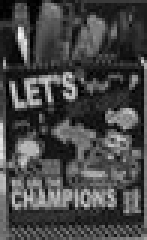
#> input picture Template_vase.jpg, 49 x 80 px, given in place of frame0150.jpg, which was not available (shown 3 times larger)
$ python lucas_Kanade.py   (older library calls are emulated)
#> lines starting #> are read from the running program, lines starting #| are printed output that depends on the picture; long printed decimals are rounded
import argparse
import numpy as np
import os, sys
from numpy import linalg as LA
from numpy import linalg as la
from matplotlib import pyplot as plt
import math
from PIL import Image
import scipy.ndimage as nd
import random

try:
    sys.path.remove('/opt/ros/kinetic/lib/python2.7/dist-packages')
except:
    pass
import cv2

def perspective_crop(image,w,h):
    dst1 = np.array([
        [0, 0],
        [0, h],
        [w,h],
        [w, 0]], dtype = "float32")
    points=np.array([
        [0,0],
        [0, image.shape[0]],
        [image.shape[1], image.shape[0]],
        [image.shape[1], 0]], dtype = "float32")

    M1,status = cv2.findHomography(points, dst1)
    warp1 = cv2.warpPerspective(image.copy(), M1, (w,h))
    print(np.shape(warp1))
    Back_to_size=cv2.medianBlur(warp1,3)

    return Back_to_size

def hessian(steepest_descent_matrix):
    steepest_descent_matrix_t=np.transpose(steepest_descent_matrix)
    hessian=np.matmul(steepest_descent_matrix_t,steepest_descent_matrix)
    return hessian

def delta_p(hessian,steepest_descent_matrix,error):
    non_sungular=1e-15
    inv_hessian=np.linalg.inv(hessian+non_sungular*np.eye(6))
    #print(inv_hessian,'inv of hessian')
    steepest_descent_matrix_t=np.transpose(steepest_descent_matrix)
    #print(np.shape(steepest_descent_matrix_t),'steepest_descent_matrix')
    error_f=np.reshape(error,(-1,1))
    A=np.matmul(steepest_descent_matrix_t,error_f)
    delta_p=np.matmul(inv_hessian,A)
    return delta_p

def gradient(image):
    gray=cv2.cvtColor(image,cv2.COLOR_BGR2GRAY)
    sobelx = cv2.Sobel(gray,cv2.CV_8U,1,0,ksize=5)
    gradient_x=np.reshape(sobelx,(-1,1))
    sobely = cv2.Sobel(gray,cv2.CV_8U,0,1,ksize=5)
    gradient_y=np.reshape(sobely,(-1,1))
    gradient=[[gradient_x,gradient_y]]
    gradient=np.reshape(gradient,(-1,2))
    return gradient,sobelx,sobely

def affine_pts(m,pts):
    points=[]
    new_mat_1=np.mat([pts[0,0],pts[0,1],1]).T
    new_mat_2=np.mat([pts[1,0],pts[1,1],1]).T
    points=np.append([points],np.dot(m,new_mat_1))
    points=np.append([points],np.dot(m,new_mat_2))
    points=np.reshape(points,(2,2))
    return points.astype(int)

def convert_lab(image):
   clahe = cv2.createCLAHE(clipLimit=1., tileGridSize=(1,1))
   lab = cv2.cvtColor(image, cv2.COLOR_BGR2LAB)  # convert from BGR to LAB color space
   l, a, b = cv2.split(lab)  # split on 3 different channels
   l2 = clahe.apply(l)  # apply CLAHE to the L-channel
   lab = cv2.merge((l2,a,b))  # merge channels
   img2 = cv2.cvtColor(lab, cv2.COLOR_LAB2BGR)  # convert from LAB to BGR
   return img2

def affineLKtracker(full_template,image,m,threshold,points,p):
    height,width,layers=image.shape
    diff_p=1
    old_points=points.copy()
    old_diff_p=2
    while (np.abs(diff_p-old_diff_p)>0.001):
        old_diff_p=diff_p
        print(np.abs(diff_p-old_diff_p),'difference')
        points=affine_pts(m,old_points)
        crp=image.copy()
        #cv2.imshow('image_crop1',crp)
        gray_crp=cv2.cvtColor(crp,cv2.COLOR_BGR2GRAY)
        aff_crp=nd.affine_transform(gray_crp,m)

        #step 1
        image_crop=aff_crp[points[0,1]:points[1,1],points[0,0]:points[1,0]]
        full_crop=perspective_crop(image_crop,width,height)
        #print(diff_p,'gradient')
        cv2.imshow('image_crop',full_crop)
        cv2.waitKey(10)

        #Step 3 error
        error=(full_template-full_crop)

        #Step 4 gradient
        grad_mat,img_x,img_y=gradient(image)
        aff_x=nd.affine_transform(img_x,m)
        aff_y=nd.affine_transform(img_x,m)
        gradient_roi_x=aff_x[points[0,1]:points[1,1],points[0,0]:points[1,0]]
        gradient_roi_y=aff_y[points[0,1]:points[1,1],points[0,0]:points[1,0]]
        delta_x=perspective_crop(gradient_roi_x,width,height)
        delta_y=perspective_crop(gradient_roi_y,width,height)
        gradient_x_f=np.reshape(delta_x,(-1,1))
        gradient_y_f=np.reshape(delta_y,(-1,1))
        gradient_f=[[gradient_x_f,gradient_y_f]]
        gradient_f=np.reshape(gradient_f,(-1,2))

        #Step 5 jacobian
        Jx = np.tile(np.linspace(0, width-1, width), (height, 1)).flatten()
        Jy = np.tile(np.linspace(0, height-1, height), (width, 1)).T.flatten()
        #Step 6 steepest_descent
        steepest_descent = np.vstack([gradient_f[:,0] * Jx, gradient_f[:,0] * Jy,gradient_f[:,0], gradient_f[:,1] * Jx, gradient_f[:,1] * Jy, gradient_f[:,1]]).T

        #Step 7 hessian
        hess=hessian(steepest_descent)
        #cv2.imshow('hess',hess)
        #plt.show()
        #Step 8 delta p
        p_change=delta_p(hess,steepest_descent,error)
        #print(p_change)
        diff_p=np.sum(np.multiply(p_change,p_change))
        #print(p_change*2)
        print(diff_p)
        #Step 9 Updated p
        p=p+p_change
        m=p.reshape(2,3)+I
        print(m,'changing m')
    return points
#-------------------------------------------------------------------------------
# @brief Function for pipeline for whole code
#
#  @param Path of Video
#
#  @return Array of images, size
#

def car(i):
    if i<100:
        image=cv2.imread('data/car/frame00%d.jpg'%i)
    else:
        image=cv2.imread('data/car/frame0%d.jpg'%i)
    return image,20,281

def vase(i):
    if i<100:
        image=cv2.imread('data/vase/00%d.jpg'%i)
    else:
        image=cv2.imread('data/vase/0%d.jpg'%i)
    return image,19,170

def human(i):
    if i<100:
        image=cv2.imread('data/human/00%d.jpg'%i)
    else:
        image=cv2.imread('data/human/0%d.jpg'%i)
    return image,140,341

def Pipeline():
    vidObj = cv2.VideoCapture()
    count=0
    img_array=[]
    threshold=0.1
    image,start,end=car(150)
#> in car, image is the input picture: shape (80, 49, 3); min 0, max 245, mean 70.9
#> start = 20; end = 281
    #image,start,end=human(150)
    #image,start,end=vase(150)
    for i in range(start+250,end):
        image,start,end=car(i)
#> call 2 of car, with i = 270
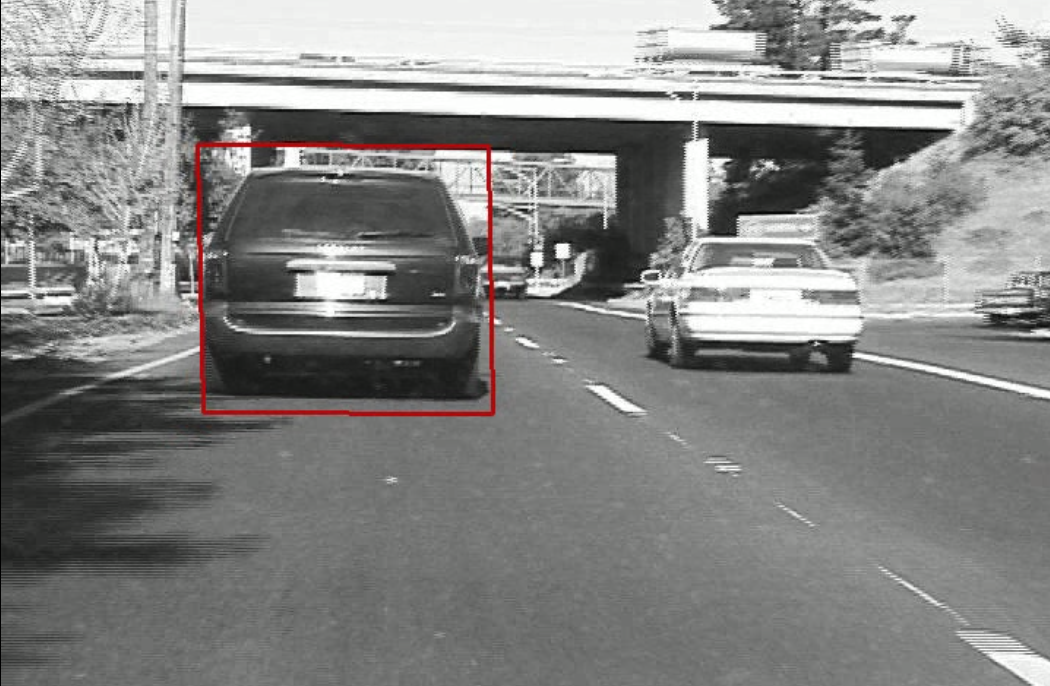
#> input picture detection.png, 1050 x 686 px, given in place of frame0270.jpg, which was not available
#> in car, image is the input picture: shape (686, 1050, 3); mean B, G, R 132.3, 133.6, 133.6
        #image,start,end=human(i)
        #image,start,end=vase(i)
        image=convert_lab(image)
#> in convert_lab, `lab = cv2.cvtColor(image, cv2.COLOR_BGR2LAB)`: lab: shape (686, 1050, 3); mean of channels 0, 1, 2 140, 127.7, 128.8
#> in convert_lab, `lab = cv2.merge((l2,a,b))`: lab: shape (686, 1050, 3); mean of channels 0, 1, 2 135, 127.7, 128.8
        height,width,layers=image.shape
#> height = 686; width = 1050; layers = 3
        size = (width,height)
#> size = (1050, 686)
        if count==0:
            global m,I
            m=np.mat([[1,0,0],[0,1,0]])
            tmp=cv2.imread('Template_car.jpg')
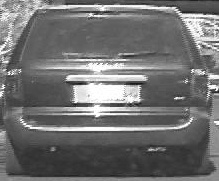
#> input picture Template_car.jpg, 219 x 181 px
#> tmp is the input picture: shape (181, 219, 3); min 22, max 255, mean 112.6
            #tmp=cv2.imread('Template_human.jpg')
            #tmp=cv2.imread('Template_vase.jpg')
            gray_temp=cv2.cvtColor(tmp,cv2.COLOR_BGR2GRAY)
            full_template=perspective_crop(gray_temp,width,height)
#| (686, 1050)
            points=np.mat([[122+180, 100],[341+180, 281]])
            #points=np.mat([[127,105],[333,275]])
            #points=np.mat([[265,297],[281,359]])
            #points=np.mat([[123,71],[172,151]])
            old_image=image.copy()
            p=np.zeros((6,1))
            I=m
        print(p,'p for life')
        print(m,'m for life')
        points= affineLKtracker(full_template,image,m,threshold,points,p)
#| (686, 1050)
#> in affineLKtracker, `error=(full_template-full_crop)`:
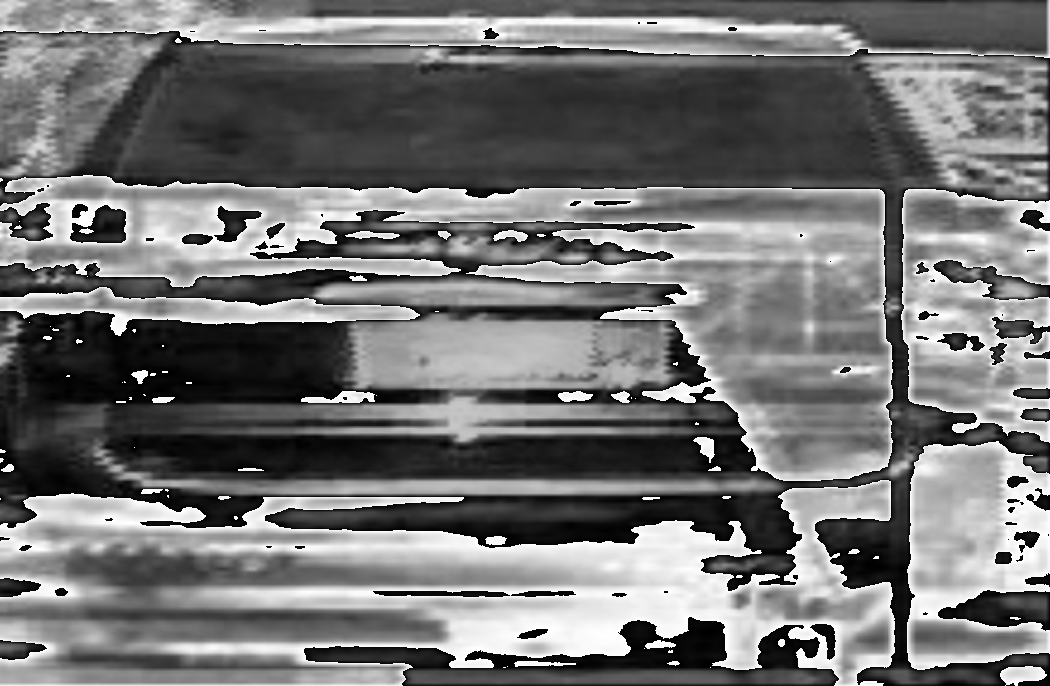
#> error: shape (686, 1050); min 0, max 255, mean 115.4
#> in gradient, `sobelx = cv2.Sobel(gray,cv2.CV_8U,1,0,ksize=5)`:
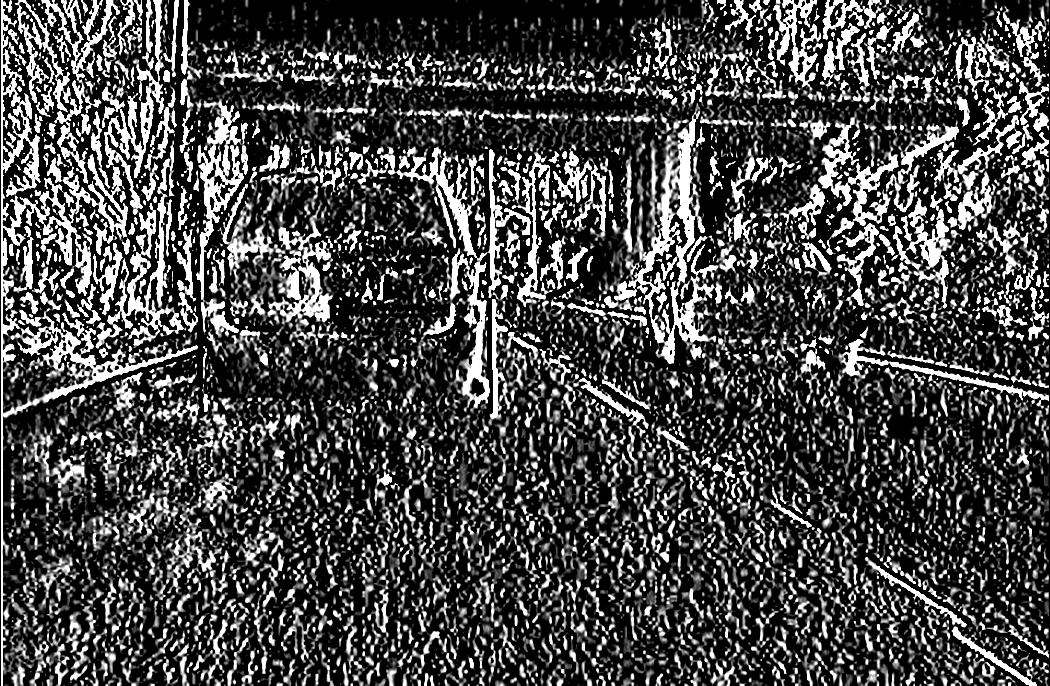
#> sobelx: shape (686, 1050); min 0, max 255, mean 72.4
#> in gradient, `sobely = cv2.Sobel(gray,cv2.CV_8U,0,1,ksize=5)`:
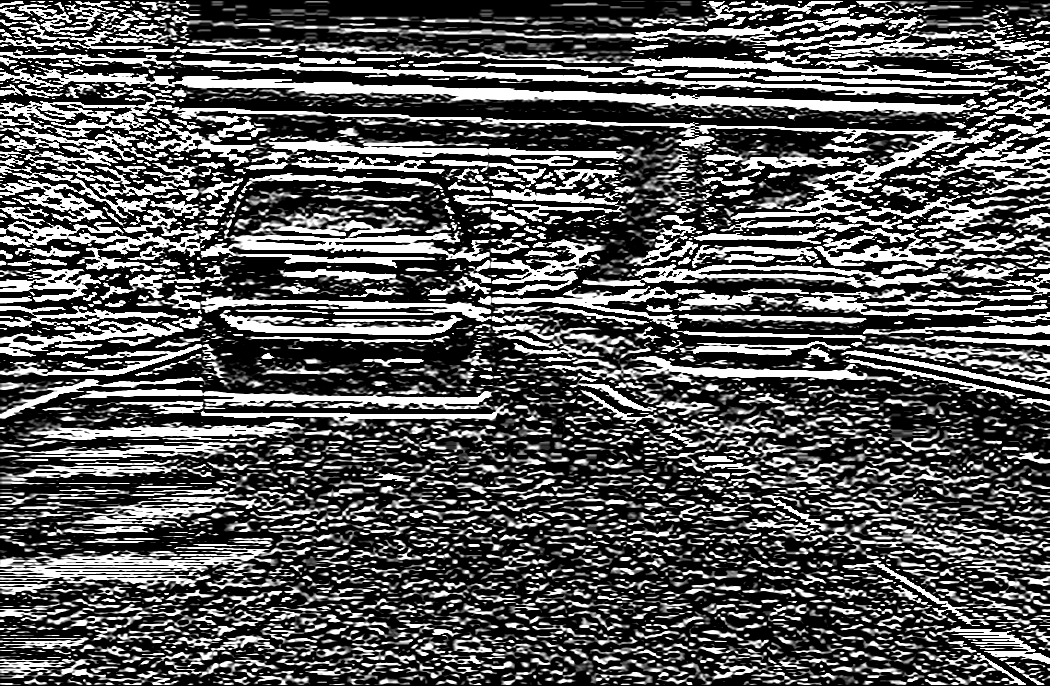
#> sobely: shape (686, 1050); min 0, max 255, mean 87.6
#> in gradient, `gradient=np.reshape(gradient,(-1,2))`: gradient = 720300 pairs, first value 0 to 255, second value 0 to 255
#> in affineLKtracker, `grad_mat,img_x,img_y=gradient(image)`: grad_mat has the same summary as gradient in gradient
#> in affineLKtracker, `gradient_roi_x=aff_x[points[0,1]:points[1,1],points[0,0]:points[1,0]]`:
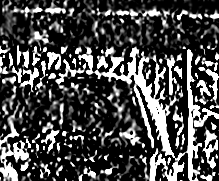
#> gradient_roi_x: shape (181, 219); min 0, max 255, mean 74.2
#> call 3 of perspective_crop, with w = 1050, h = 686
#> in perspective_crop (call 3), `warp1 = cv2.warpPerspective(image.copy(), M1, (w,h))`:
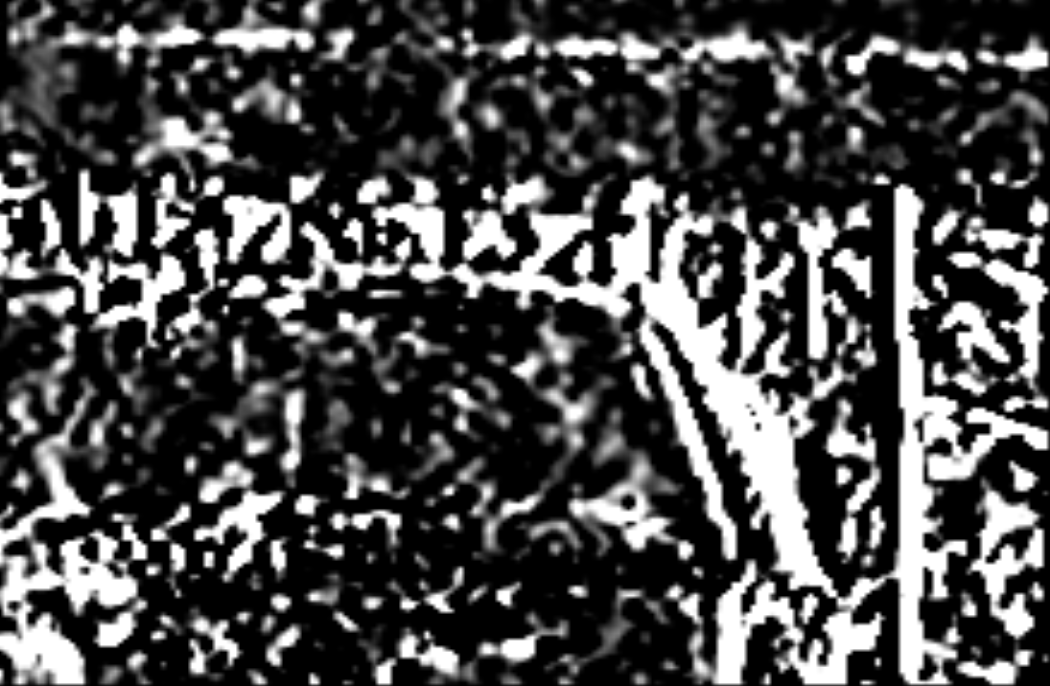
#> warp1: shape (686, 1050); min 0, max 255, mean 74
#| (686, 1050)
#| (686, 1050)
#> in affineLKtracker, `gradient_f=np.reshape(gradient_f,(-1,2))`: gradient_f has the same summary as gradient in gradient
#> in hessian, `hessian=np.matmul(steepest_descent_matrix_t,steepest_descent_matrix)`: hessian = [[3.99e+15, 2.01e+15, 5.55e+12, 3.96e+15, 1.99e+15, 5.51e+12], [2.01e+15, 1.69e+15, 3.65e+12, 1.99e+15, 1.68e+15, 3.62e+12], [5.55e+12, 3.65e+12, 1.02e+10, 5.51e+12, 3.62e+12, 1.01e+10], [3.96e+15, 1.99e+15, 5.51e+12, 3.98e+15, 2e+15, 5.54e+12], [1.99e+15, 1.68e+15, 3.62e+12, 2e+15, 1.69e+15, 3.65e+12], [5.51e+12, 3.62e+12, 1.01e+10, 5.54e+12, 3.65e+12, 1.01e+10]]
#> in affineLKtracker, `hess=hessian(steepest_descent)`: hess has the same summary as hessian in hessian
#> in delta_p, `inv_hessian=np.linalg.inv(hessian+non_sungular*np.eye(6))`: inv_hessian = [[7.44e-14, -2.9e-15, -3.97e-11, -7.39e-14, 2.88e-15, 3.94e-11], [-2.9e-15, 1.91e-13, -6.76e-11, 2.88e-15, -1.9e-13, 6.72e-11], [-3.97e-11, -6.76e-11, 5.33e-08, 3.94e-11, 6.72e-11, -5.29e-08], [-7.39e-14, 2.88e-15, 3.94e-11, 7.45e-14, -2.9e-15, -3.97e-11], [2.88e-15, -1.9e-13, 6.72e-11, -2.9e-15, 1.91e-13, -6.77e-11], [3.94e-11, 6.72e-11, -5.29e-08, -3.97e-11, -6.77e-11, 5.33e-08]]
#> in delta_p, `A=np.matmul(steepest_descent_matrix_t,error_f)`: A = [3.48e+12, 2.28e+12, 6.15e+09, 3.48e+12, 2.27e+12, 6.15e+09]
#> in delta_p, `delta_p=np.matmul(inv_hessian,A)`: delta_p = [0.000105, 0.000132, 0.223, 2e-05, 3.89e-05, 0.256]
#> in affineLKtracker, `p_change=delta_p(hess,steepest_descent,error)`: p_change has the same summary as delta_p in delta_p
#> in affineLKtracker, `diff_p=np.sum(np.multiply(p_change,p_change))`: diff_p = 0.115
#| 0.115
#> in affineLKtracker, `p=p+p_change`: p has the same summary as delta_p in delta_p
#> in affineLKtracker, `m=p.reshape(2,3)+I`: m = [[1, 0.000132, 0.223], [2e-05, 1, 0.256]]
#| [[1.00010459e+00 1.32115993e-04 2.22572927e-01]
#|  [2.00473628e-05 1.00003889e+00 2.55890724e-01]] changing m
        cv2.rectangle(image,(points[0,0],points[0,1]),(points[1,0],points[1,1]),(0,0,200),3)
        cv2.imshow('image',image)
        #plt.show()
        cv2.waitKey(50)

        count += 1
        print('Frame processing index')
        print(i)
        #cv2.imwrite('%d.jpg' %count,image)
        img_array.append(image)
        success, image = vidObj.read()

    return img_array,size

#video file
# @brief Function for video processing
#
#  @param Array of images, size
#
#  @return void
#
def video(img_array,size):
    video=cv2.VideoWriter('car.avi',cv2.VideoWriter_fourcc(*'DIVX'), 16.0,size)
    for i in range(len(img_array)):
        video.write(img_array[i])
    video.release()
# main
if __name__ == '__main__':

    # Calling the function
    Image,size=Pipeline()
    video(Image,size)
